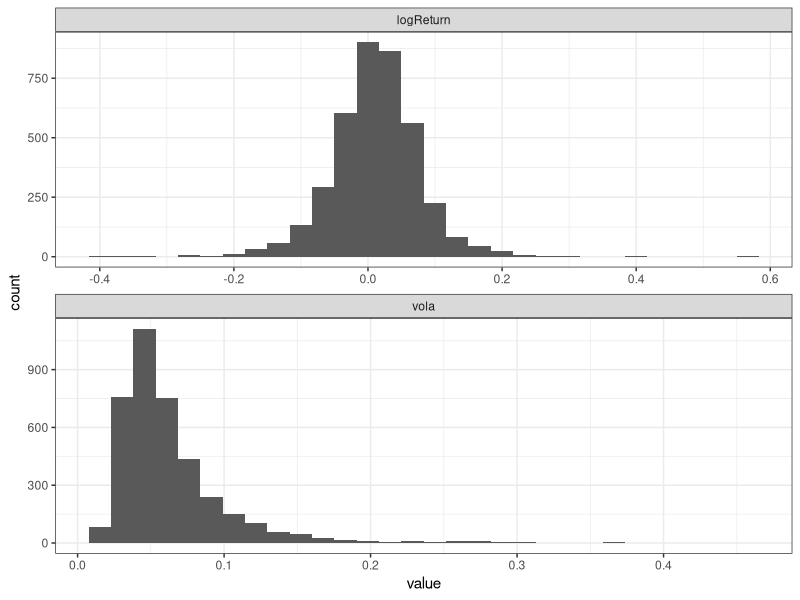
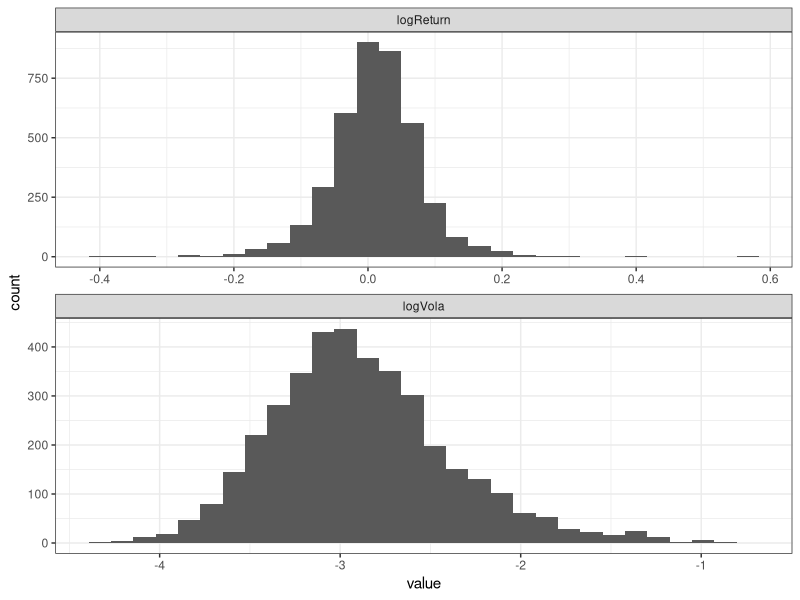
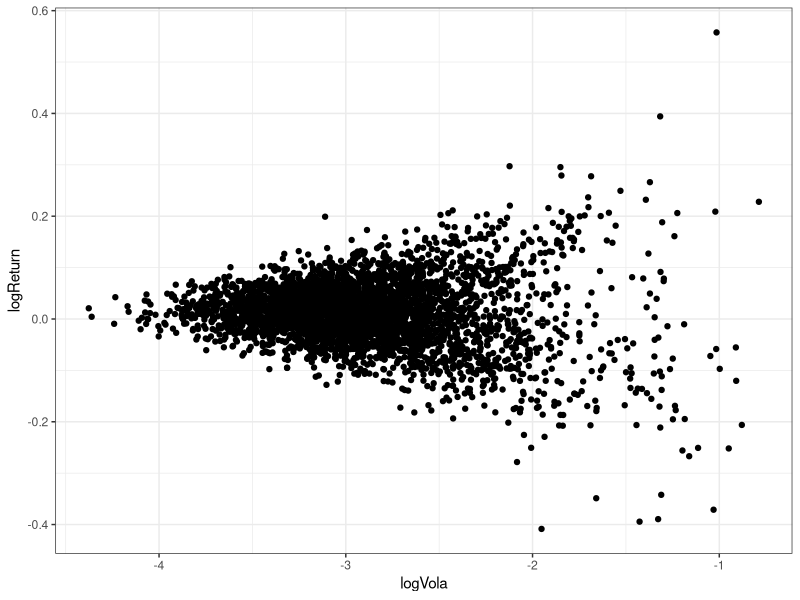
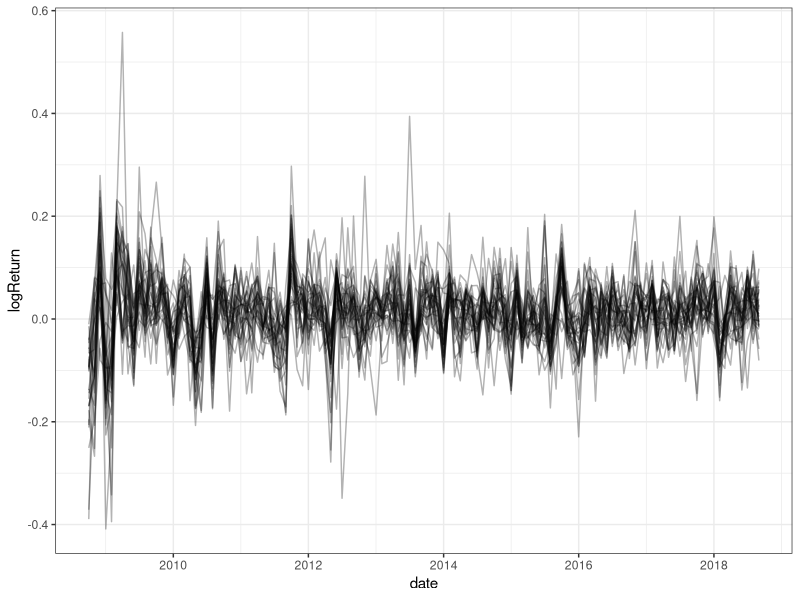
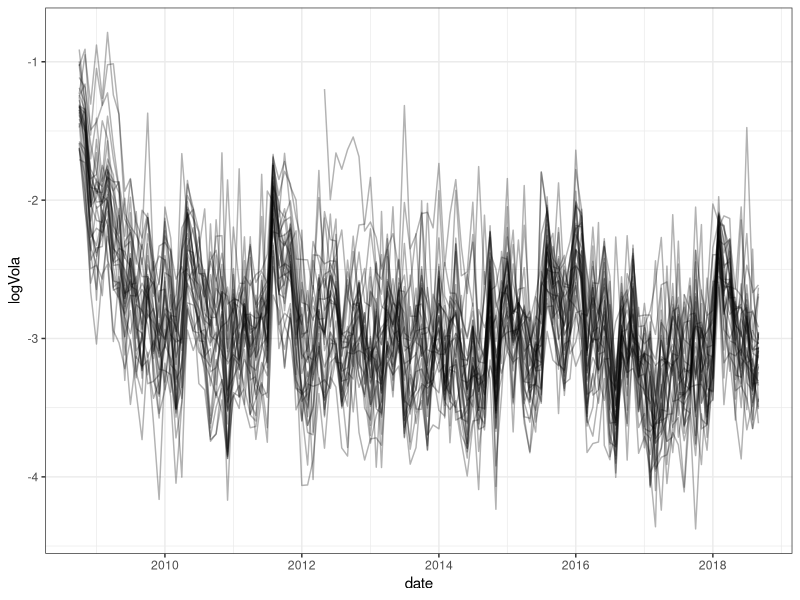
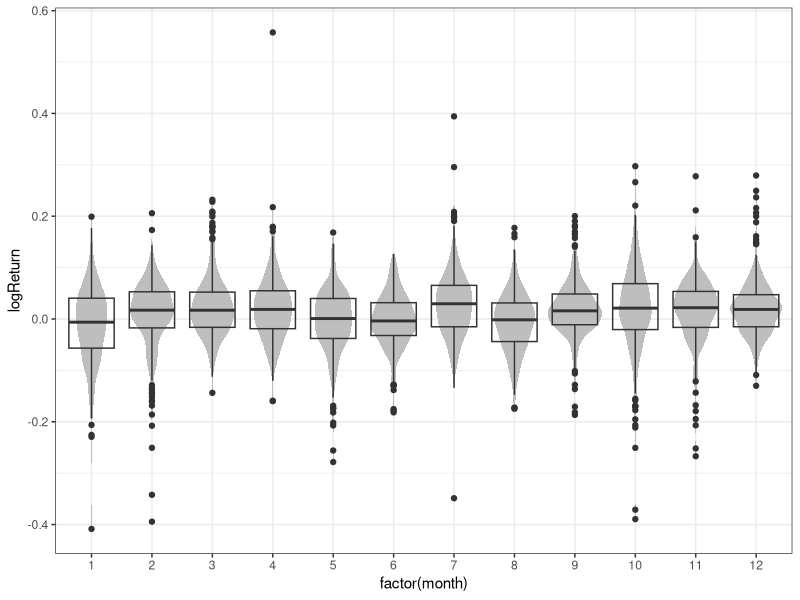
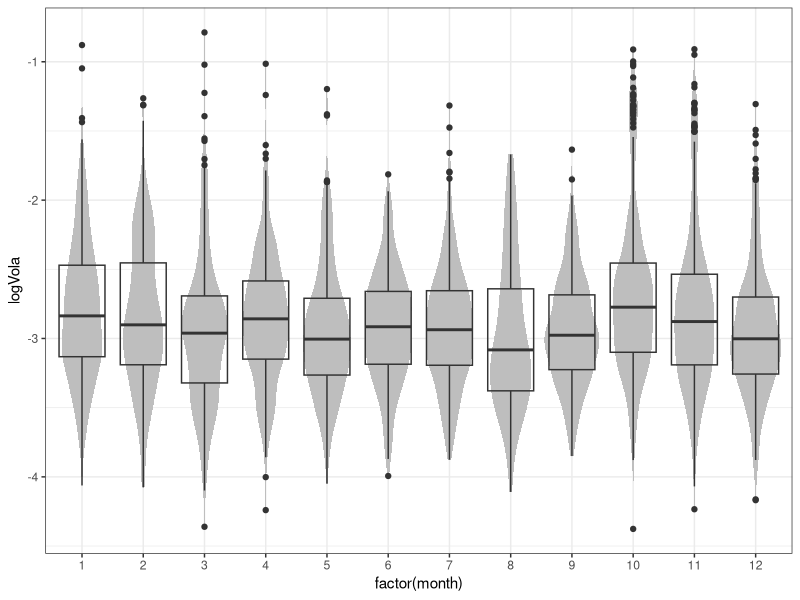

Here is the R script that generated these plots, in order:
## ---- chunk 1
knitr::opts_chunk$set(echo = TRUE)
## ---- chunk 2
library(ggplot2)
library(tidyr)
theme_set(theme_bw())
## ---- chunk 3
data <- read.csv("../data/dowJones_histFeatures_10y.csv", stringsAsFactors = FALSE)
str(data)
## ---- chunk 4
table(data$year)
table(data$month)
table(data$variable)
summary(data$value)
## ---- chunk 5
ggplot(data) +
  geom_histogram(aes(x = value), bins = 30) +
  facet_wrap(~variable, nrow = 2, scales = "free")
volas <- data$variable == "vola"
data$variable[volas] <- "logVola"
summary(data[volas, ]$value)
data$value[volas] <- log(data$value[volas])
ggplot(data) +
  geom_histogram(aes(x = value), bins = 30) +
  facet_wrap(~variable, nrow = 2, scales = "free")
## ---- chunk 6
wide <- spread(data, variable, value)
ggplot(wide) +
  geom_point(aes(x = logVola, y = logReturn))
## ---- chunk 7
wide$date <- as.Date(sprintf("%d-%d-1", wide$year, wide$month), format = "%Y-%m-%d")
ggplot(wide) +
  geom_path(aes(x = date, y = logReturn, group = isin, group = isin), alpha = .3)
## ---- chunk 8
ggplot(wide) +
  geom_path(aes(x = date, y = logVola, group = isin, group = isin), alpha = .3)
## ---- chunk 9
ggplot(wide) +
  geom_violin(aes(x = factor(month), y = logReturn), fill = "gray", color=NA) +
  geom_boxplot(aes(x = factor(month), y = logReturn), fill = NA)
## ---- chunk 10
ggplot(wide) +
  geom_violin(aes(x = factor(month), y = logVola), fill = "gray", color=NA) +
  geom_boxplot(aes(x = factor(month), y = logVola), fill = NA)
## ---- chunk 11
isReturn <- data$variable == "logReturn"
isVola <- data$variable == "logVola"
isins <- unique(data$isin)
## ---- chunk 12
getIsinsWithCompleteDataFor <- function(year) {
  isYear <- data$year == year
  isComplete <- sapply(isins, function(d) {
    isIsin <- data$isin == d
    if (sum(table(data[isIsin & isYear & isVola, ]$month)) < 12) {
      return(FALSE)
    } else if (sum(table(data[isIsin & isYear & isReturn, ]$month)) < 12) {
      return(FALSE)
    }
    return(TRUE)
  })
  return(isComplete)
}
## ---- chunk 13
fullYears <- data.frame(isin = isins)
for (year in sort(unique(data$year))) {
  fullYears[[as.character(year)]] <- getIsinsWithCompleteDataFor(year)
}
long <- gather(fullYears, year, complete, -isin)
## ---- chunk 14
table(long$year, long$complete)
## ---- chunk 15
fullYears$`2008` <- NULL
fullYears$`2018` <- NULL
long <- gather(fullYears, year, complete, -isin)
(incompleteIsins <- as.character(unique(long[!long$complete, ]$isin)))
## ---- chunk 16
for (isin in incompleteIsins) {
  print(isin)
  print(long[long$isin == isin & !long$complete, ]$year)
}
## ---- chunk 17
table(data[data$isin == incompleteIsins[1], ]$year)
table(data[data$isin == incompleteIsins[2], ]$year)
table(data[data$isin == incompleteIsins[3], ]$year)
## ---- chunk 18
data <- data[!data$isin %in% incompleteIsins, ]
data <- data[!data$year %in% c(2008, 2018), ]
## ---- chunk 19
nrow(data)
length(unique(data$isin))
length(unique(data$year))
## ---- chunk 20
write.csv(data, file = "../data/dowJones_histFeatures_10y_DQR_fullYears.csv",
          quote = FALSE, row.names = FALSE)
